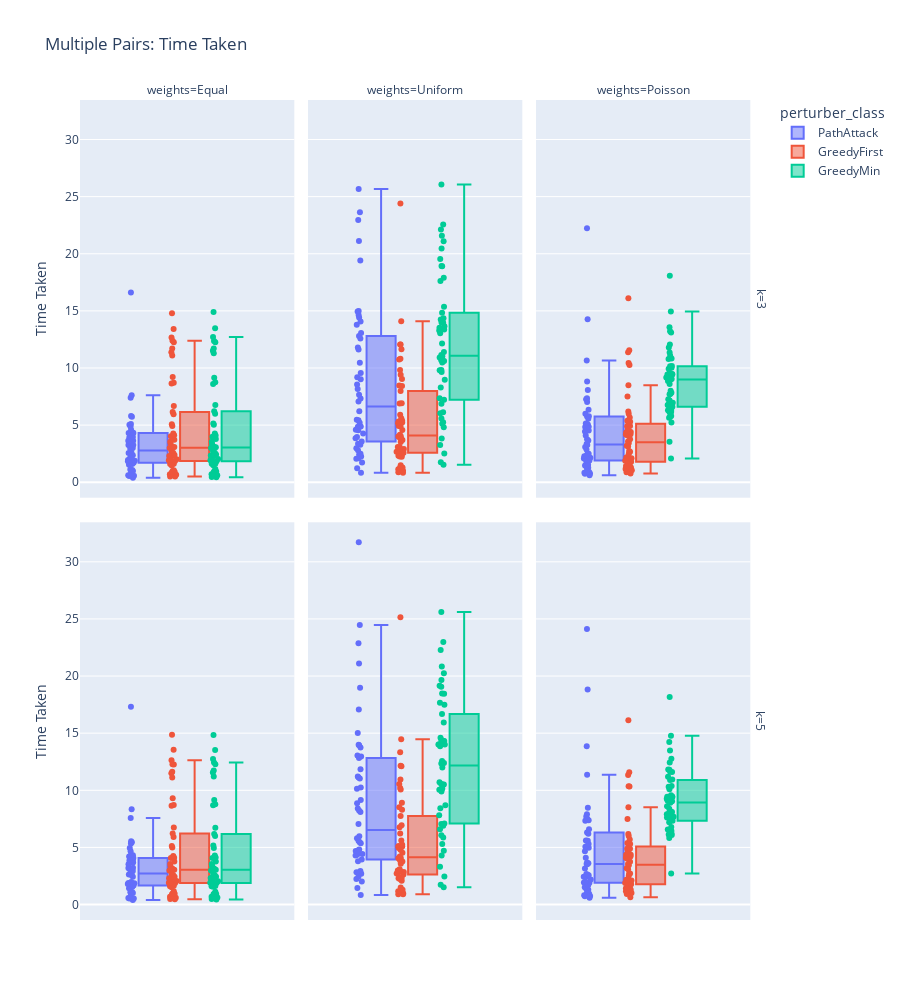
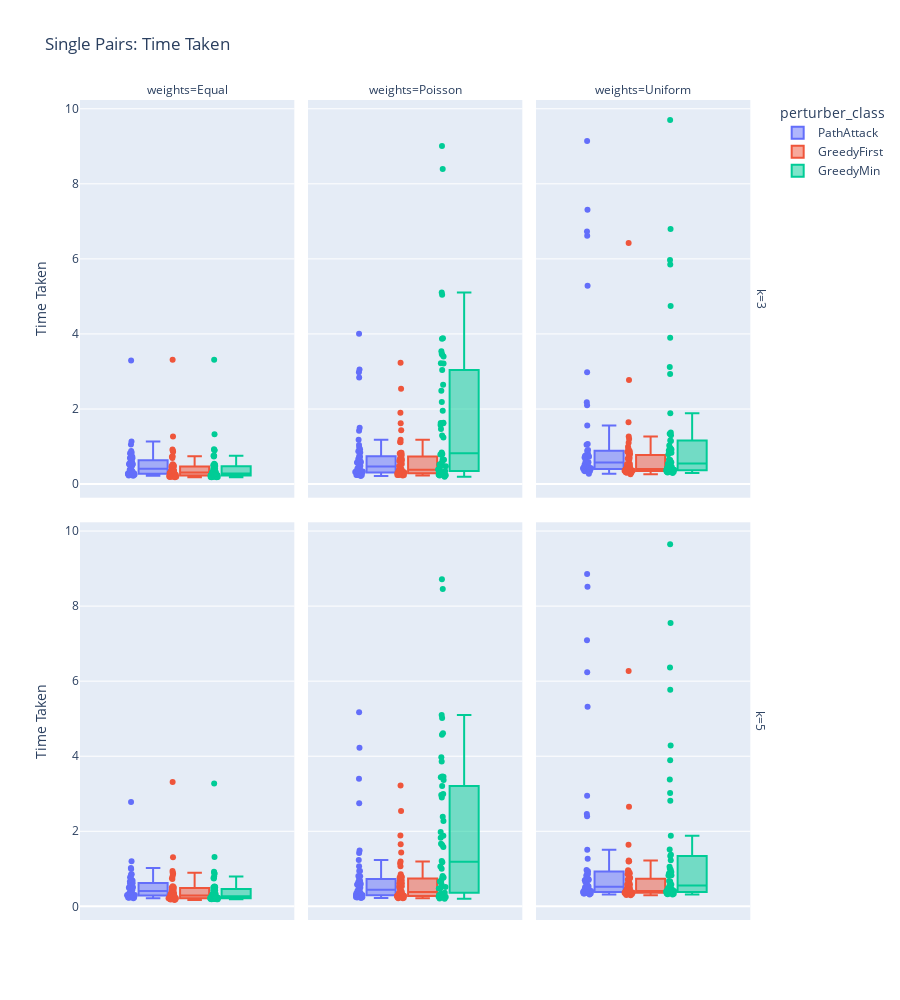
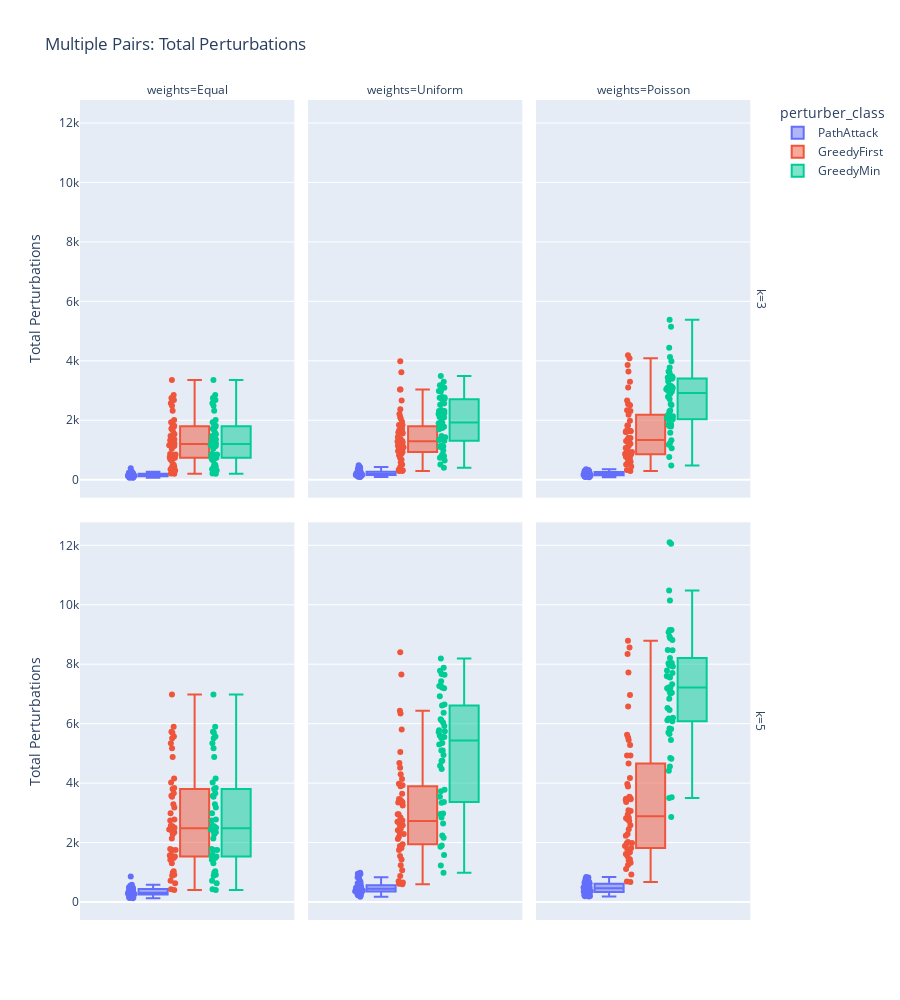
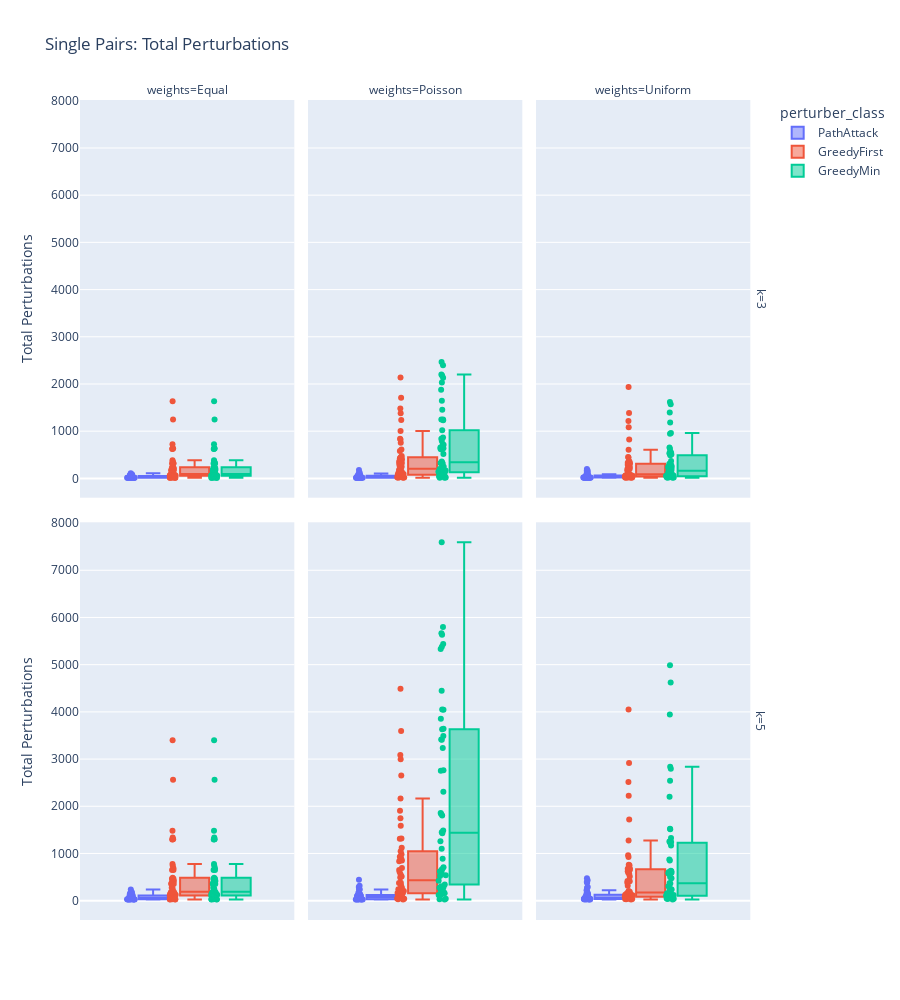

These figures' notebook cell, in order:
### Code cell
## TODO: Instances where the LP is infeasible or runs out of iterations should be removed from the data

for y_val in ["Time Taken", "Total Perturbations", "Number of Paths"]:
    for experiment_type in a["experiment_type"].unique():
        if a.empty: continue
        fig = px.box(a[a["experiment_type"] == experiment_type], 
                    title=f"{experiment_type}: {y_val}",
                    # x="nodes", 
                    y=y_val, 
                    boxmode="group", 
                    color="perturber_class", 
                    facet_col="weights", 
                    facet_row="k",  
                    height=1000,
                    hover_data=data_cols,
                    category_orders={"Status": ["Success"]+[s for s in df["Status"].unique() if s != "Success"],
                                    "Success": [True, False]},
                    points="all",
                    # boxpoints=False,
                    )
        fig.update_xaxes(visible=False, matches=None)
        # fig.update_yaxes(range=[-1,13])
        # fig.update_traces(boxmean=True) 
        # fig.update_xaxes(visible=True)
        fig.show()
